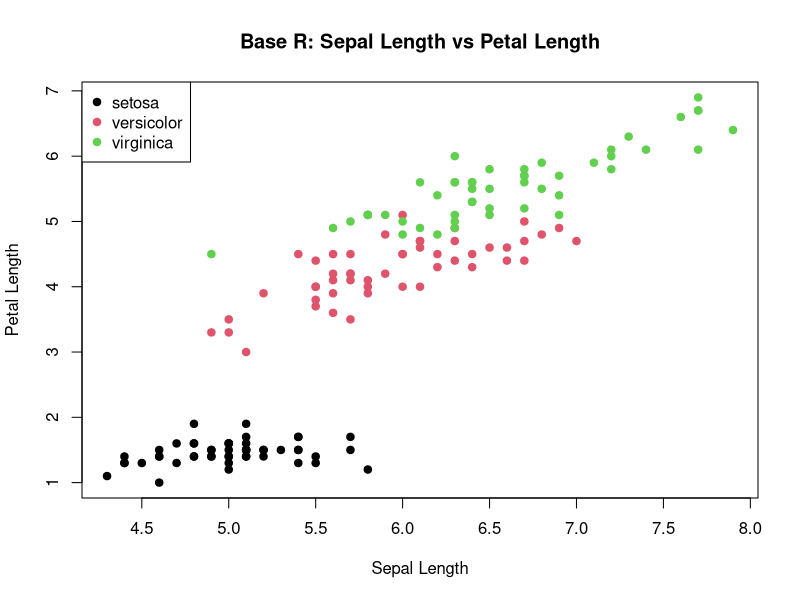
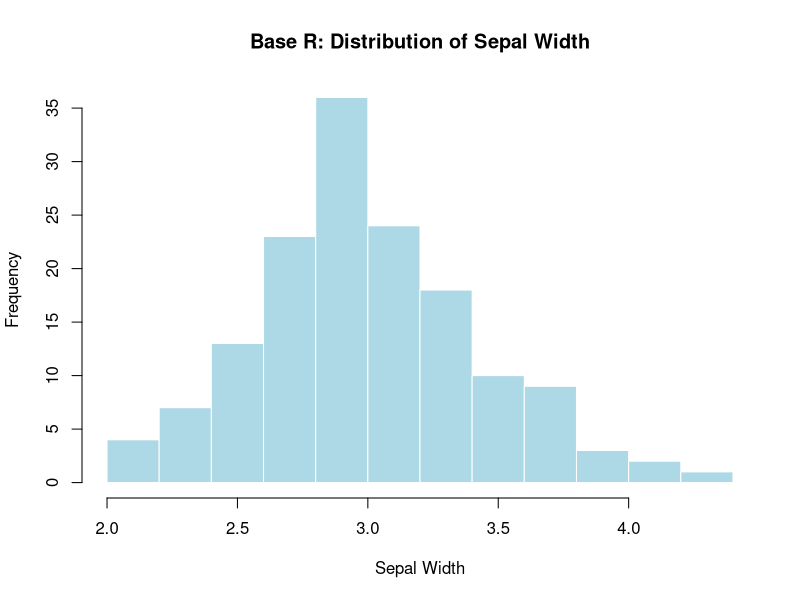
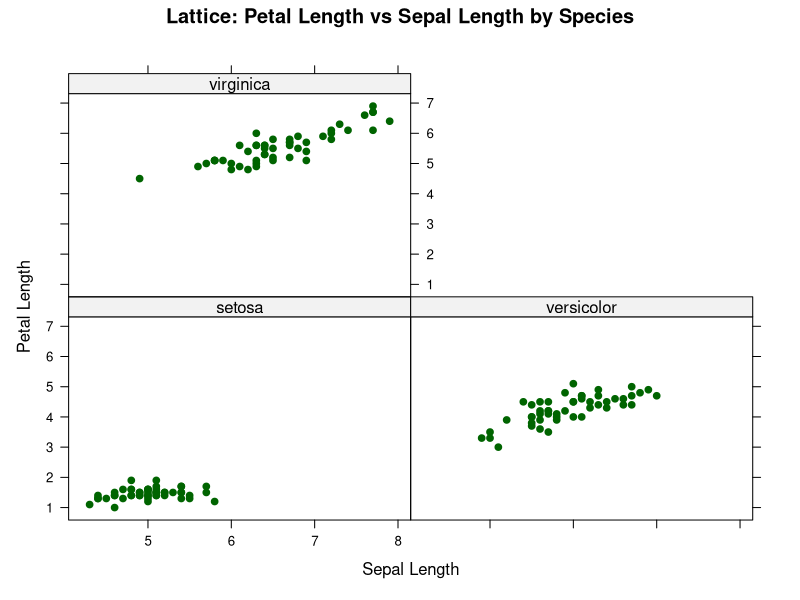
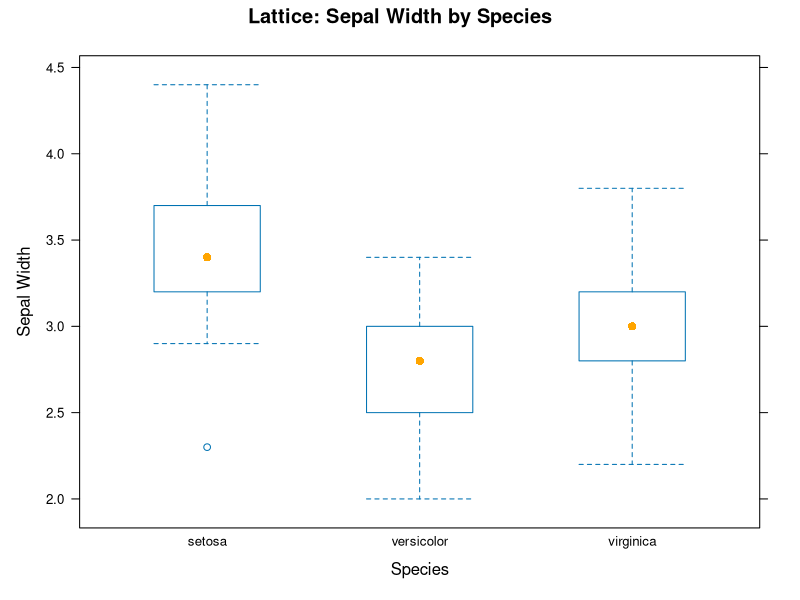
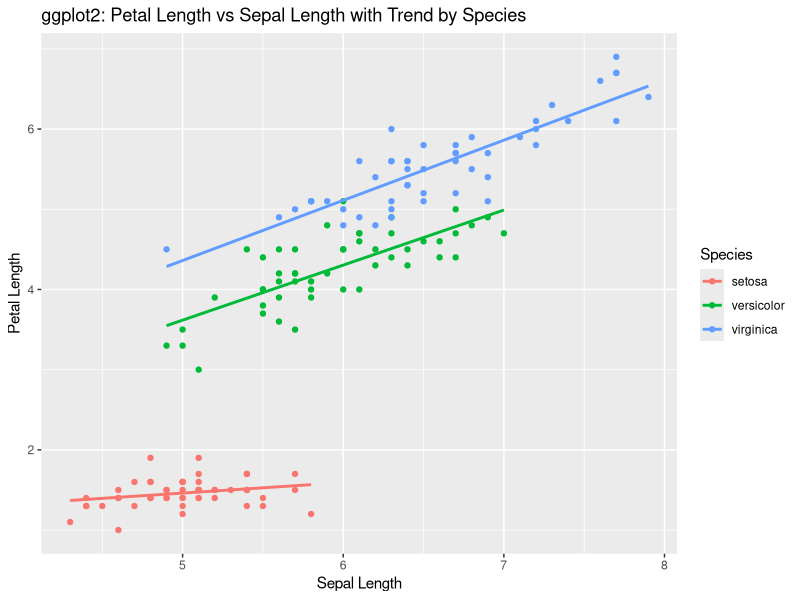
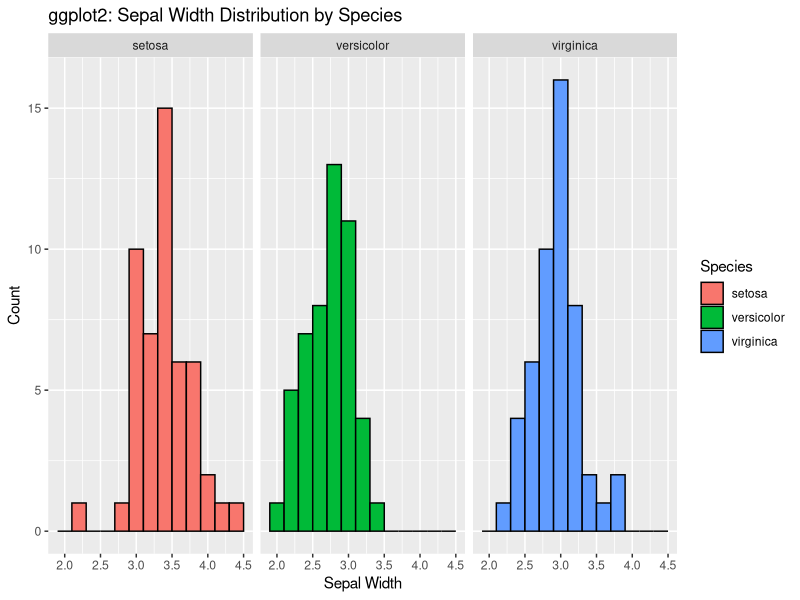

Here is the R script that generated these plots, in order:
# Load dataset from Rdatasets collection
data("iris", package = "datasets")
head(iris)

# Base R Graphics
# Scatter plot
plot(iris$Sepal.Length, iris$Petal.Length,
     main = "Base R: Sepal Length vs Petal Length",
     xlab = "Sepal Length",
     ylab = "Petal Length",
     col = as.numeric(iris$Species),
     pch = 19)

legend("topleft",
       legend = levels(iris$Species),
       col = 1:3,
       pch = 19)

# Histogram
hist(iris$Sepal.Width,
     main = "Base R: Distribution of Sepal Width",
     xlab = "Sepal Width",
     col = "lightblue",
     border = "white")

# Lattice Graphics
library(lattice)

# Conditional scatter plot
xyplot(Petal.Length ~ Sepal.Length | Species,
       data = iris,
       main = "Lattice: Petal Length vs Sepal Length by Species",
       xlab = "Sepal Length",
       ylab = "Petal Length",
       col = "darkgreen",
       pch = 19)

# Box plot
bwplot(Sepal.Width ~ Species,
       data = iris,
       main = "Lattice: Sepal Width by Species",
       xlab = "Species",
       ylab = "Sepal Width",
       col = "orange")

# ggplot2 Graphics
library(ggplot2)

# Scatter plot with smoothing
ggplot(iris, aes(x = Sepal.Length, y = Petal.Length, color = Species)) +
  geom_point() +
  geom_smooth(method = "lm", se = FALSE) +
  labs(title = "ggplot2: Petal Length vs Sepal Length with Trend by Species",
       x = "Sepal Length",
       y = "Petal Length")

# Faceted histogram
ggplot(iris, aes(x = Sepal.Width, fill = Species)) +
  geom_histogram(binwidth = 0.2, color = "black") +
  facet_wrap(~ Species) +
  labs(title = "ggplot2: Sepal Width Distribution by Species",
       x = "Sepal Width",
       y = "Count")
